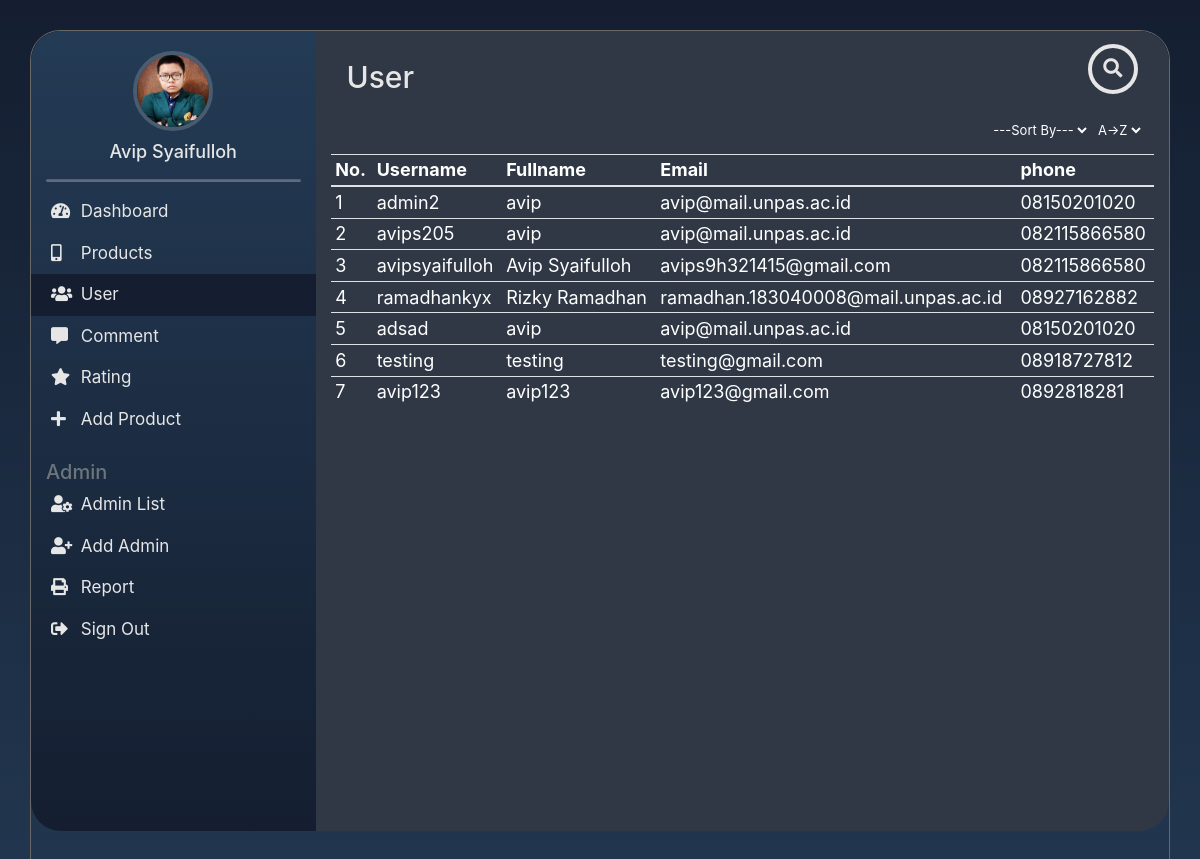
The page /php/backend/user.php (signed in) on the database its author committed.
### tables this page shows
CREATE TABLE `user` (
  `user_id` int(11) NOT NULL,
  `username` varchar(64) NOT NULL,
  `password` varchar(256) NOT NULL,
  `email` varchar(64) NOT NULL,
  `fullname` varchar(128) NOT NULL,
  `phone` varchar(32) NOT NULL,
  `administator` varchar(1) NOT NULL
);

### php/functions.php (called while the page is built, shortened)
<?php
function koneksi()
{
	$conn = mysqli_connect("localhost", "root", "") or die("koneksi ke DB gagal");
	mysqli_select_db($conn, "pw_tubes_183040024") or die("Database salah!");
	return $conn;
}
function query($sql)
{
	$conn = koneksi();
	$result = mysqli_query($conn, "$sql");
	$rows = [];
	while ($row = mysqli_fetch_assoc($result)) {
		$rows[] = $row;
	}
	return $rows;
}

### php/backend/user.php (the view, shortened to what this page needs)
<?php
  require '../functions.php';
  if (isset($_GET['urut'])) {
      $user = urutUser($_GET['based'],$_GET['metode']);
    } else {
      $user = query("SELECT * FROM user WHERE administator = '0'");
    }
  if (isset($_GET['cari'])) {
    $keyword = $_GET['keyword'];
    $user = query("SELECT * FROM user WHERE
      (username LIKE '%$keyword%' OR
      fullname LIKE '%$keyword%' OR
      email LIKE '%$keyword%' OR
      phone LIKE '%$keyword%') AND
      administator = '0' ");
  } else {
    $user = query("SELECT * FROM user WHERE administator = '0'");
  }
?>
<html lang="en">
  <head>
    <link rel="stylesheet" href="../../css/bootstrap.min.css">
    <link rel="stylesheet" href="../../css/backend.css">
    <link rel="stylesheet" href="../../css/backend/comment.css">
    <link rel="stylesheet" href="https://use.fontawesome.com/releases/v5.3.1/css/all.css">
  </head>
  <body>
      <div class="container">
        <div class="row">
          <nav class="col-3 sidebar">
            <div class="profile">
              <div class="picture">
                <img src="../../assets/img/Profile.jpg" alt="">
              </div>
              <div class="about">
                <h6>Avip Syaifulloh</h6>
                <hr>
              </div>
            </div>
            <div class="sidebar-sticky">
              <ul class="nav flex-column">
                <li class="nav-item">
                  <a class="nav-link" href="dashboard.php">
                    <span><i class="fa fa-tachometer-alt"></i></span>
                    <span class="nav-name">Dashboard</span> <span class="sr-only">(current)</span>
                  </a>
                </li>
                <li class="nav-item">
                  <a class="nav-link" href="product.php">
                    <span><i class="fa fa-mobile-alt"></i></span>
                    <span class="nav-name">Products</span>
                  </a>
                </li>
                <li class="nav-item">
                  <a class="nav-link active" href="user.php">
                    <span><i class="fa fa-users"></i></span>
                    <span class="nav-name">User</span>
                  </a>
                </li>
                <li class="nav-item">
                  <a class="nav-link" href="comment.php">
                    <span><i class="fa fa-comment-alt"></i></span>
                    <span class="nav-name">Comment</span>
                  </a>
                </li>
                <li class="nav-item">
                  <a class="nav-link" href="rating.php">
                    <span><i class="fa fa-star"></i></span>
                    <span class="nav-name">Rating</span>
                  </a>
                </li>
                <li class="nav-item">
                  <a class="nav-link" href="crud/tambah.php">
                    <span><i class="fa fa-plus"></i></span>
                    <span class="nav-name">Add Product</span>
                  </a>
                </li>
              </ul>
              <h6 class="sidebar-heading text-muted">
                <span>Admin</span>
              </h6>
              <ul class="nav flex-column mb-2">
                <li class="nav-item">
                  <a class="nav-link" href="admin.php">
                    <span><i class="fa fa-user-cog"></i></span>
                    <span class="nav-name">Admin List</span>
                  </a>
                </li>
                <li class="nav-item">
                  <a class="nav-link" href="../login/registrasiAdmin.php">
                    <span><i class="fa fa-user-plus"></i></span>
                    <span class="nav-name">Add Admin</span>
                  </a>
                </li>
                <li class="nav-item">
                  <a class="nav-link" href="report/reportUser.php" target="_blank">
                    <span><i class="fa fa-print"></i></span>
                    <span class="nav-name">Report</span>
                  </a>
                </li>
                <li class="nav-item">
                  <a class="nav-link" href="../login/logout.php">
                    <span><i class="fa fa-sign-out-alt"></i></span>
                    <span class="nav-name">Sign Out</span>
                  </a>
                </li>
              </ul>
            </div>
          </nav>
          <main class="main col">
            <nav class="navbar navbar-light">
              <span class="navbar-brand mb-0 h1">User</span>
              <div class="search">
                <form action="" method="get">
                  <button type="submit" name="cari" id="tombol-cari"><i class="fa fa-search"></i></button>
                </form>
              </div>
            </nav>
            <div class="sort">
              <form action="" method="get">
                <select name="based" id="based">
                  <option value="user_id">---Sort By---</option>
                </select>
                <select name="metode" id="metode">
                  <option value="ASC">A->Z</option>
                </select>
              </form>
            </div>
            <div id="container">
              <table class="table table-sm">
                <thead>
                  <tr>
                    <th scope="col">No.</th>
                    <th scope="col">Username</th>
                    <th scope="col">Fullname</th>
                    <th scope="col" class="hide">Email</th>
                    <th scope="col" class="hide">phone</th>
                  </tr>
                </thead>
                <tbody>
                  <?php $i=1; ?>
                  <?php foreach ($user as $us) : ?>
                  <tr>
                    <td scope="row"><?= $i ?></td>
                    <td><?= $us['username']; ?></td>
                    <td><?= $us['fullname']; ?></td>
                    <td class="hide"><?= $us['email']; ?></td>
                    <td class="hide"><?= $us['phone']; ?></td>
                  </tr>
                  <?php $i++ ?>
                  <?php endforeach; ?>
                </tbody>
              </table>
            </div>
          </main>
      </div>
  </body>
</html>

### css/backend.css (style rules this page uses)
body { background-repeat: no-repeat; background-size: cover; background-image: linear-gradient(#141e30, #243b55); }
.container { min-height: 1000px; }
.row { min-height: 650px; }
.sidebar { background-image: linear-gradient(to top, #141e30, #243b55); min-height: 600px; }
.main { background-color: #303846; }
.profile { margin-left: -15px; margin-right: -15px; text-align: center; margin-bottom: -10px; }
.profile .picture { width: 30px; height: 30px; margin: auto; margin-top: 10px; border-radius: 50%; }
.profile .picture img { width: 100%; border-radius: 50%; }
.profile .about h6 { font-size: 9px; margin-top: 10px; color: rgba(230, 230, 230, 1) !important; }
.profile .about hr { height: 1px; background-color: rgba(230, 230, 230, 0.5); border-radius: 10px; width: 50px; }
.nav-item { font-size: 9px; margin-left: -15px; margin-right: -15px; text-align: center; }
.nav-name { display: block; }
.sidebar-heading { font-size: 9px; text-align: center; margin-top: 20px; }
.nav-link { color: rgba(230, 230, 230, 1) !important; transition: 1s; }
.active { background-color: #141e30 !important; }
.navbar-brand { color: rgba(230, 230, 230, 1) !important; }
.search button { border: none; background-color: transparent; color: white; }
.sort { margin: 10px; margin-bottom: 20px; text-align: right; font-size: 10px; }
.sort select { background-color: #303846; color: white; border: none; }
@media (min-width: 992px) { .container { margin: 30px auto; border-radius: 30px; border: 1px solid #686868; } }
@media (min-width: 992px) { .main { border-radius: 0 30px 30px 0; } }
@media (min-width: 992px) { .sidebar { min-height: 800px; border-radius: 30px 0 0 30px; } }
@media (min-width: 992px) { .row { min-height: 0px; } }
@media (min-width: 992px) { .profile { height: 150px; margin: 20px 0; text-align: center; margin-bottom: -10px; } }
@media (min-width: 992px) { .profile .picture { width: 80px; height: 80px; border: 4px solid rgba(230, 230, 230, 0.2); margin: auto; margin-top: 20px; border-radius: 50%; } }
@media (min-width: 992px) { .profile .picture img { width: 100%; border-radius: 50%; } }
@media (min-width: 992px) { .profile .about h6 { font-size: 18px; margin-top: 10px; color: rgba(230, 230, 230, 1) !important; } }
@media (min-width: 992px) { .profile .about hr { height: 2px; background-color: rgba(230, 230, 230, 0.3); border-radius: 10px; width: 100%; } }
@media (min-width: 992px) { .nav-link { color: rgba(230, 230, 230, 1) !important; padding-left: 20px; transition: 1s; font-size: 17px; } }
@media (min-width: 992px) { .sidebar-heading { font-size: 20px; text-align: left; margin-bottom: 0; } }
@media (min-width: 992px) { .active { background-color: #141e30 !important; } }
@media (min-width: 992px) { .nav-item { text-align: left; } }
@media (min-width: 992px) { .nav-name { display: inline; } }
@media (min-width: 992px) { .fa { width: 15px; margin-right: 10px; } }
@media (min-width: 992px) { .search { margin-top: 30px; border: none; } }
@media (min-width: 992px) { .search form { position: relative; top: 50%; left: 50%; transform: translate(-50%, -50%); transition: all 1s; width: 50px; height: 50px; background-color: transparent; box-sizing: border-box; border-radius: 25px; border: 4px solid rgba(230, 230, 230, 1); padding: 5px; } }
@media (min-width: 992px) { .search .fa { box-sizing: border-box; padding: 10px; width: 42.5px; height: 42.5px; position: absolute; top: 0; right: 0; border-radius: 50%; color: rgba(230, 230, 230, 1); text-align: center; font-size: 1.2em; transition: all 1s; margin: 0px; } }
@media (min-width: 992px) { .search button { background-color: transparent; border: none; } }
@media (min-width: 992px) { .navbar-brand { font-size: 30px; margin-top: -20px; } }
@media (min-width: 992px) { .navbar { height: 80px; } }
@media (min-width: 992px) { .sort { margin: 10px; text-align: right; font-size: 13px; } }

### css/backend/comment.css (style rules this page uses)
body { color: white; }
table { font-size: 10px; }
.hide { display: none; }
@media (min-width: 992px) { table { font-size: 18px; } }
@media (min-width: 992px) { .hide { display: table-cell; border: none; } }

### php/backend/user.php (style rules this page uses)
body { color: white; }

### rows shown on the page
user: username "admin2", fullname "avip", email "avip@mail.unpas.ac.id", phone "08150201020"
user: username "avips205", fullname "avip", email "avip@mail.unpas.ac.id", phone "082115866580"
user: username "avipsyaifulloh", fullname "Avip Syaifulloh", email "avips9h321415@gmail.com", phone "082115866580"
user: username "ramadhankyx", fullname "Rizky Ramadhan", email "ramadhan.183040008@mail.unpas.ac.id", phone "08927162882"
user: username "adsad", fullname "avip", email "avip@mail.unpas.ac.id", phone "08150201020"
user: username "testing", fullname "testing", email "testing@gmail.com", phone "08918727812"
user: username "avip123", fullname "avip123", email "avip123@gmail.com", phone "0892818281"
